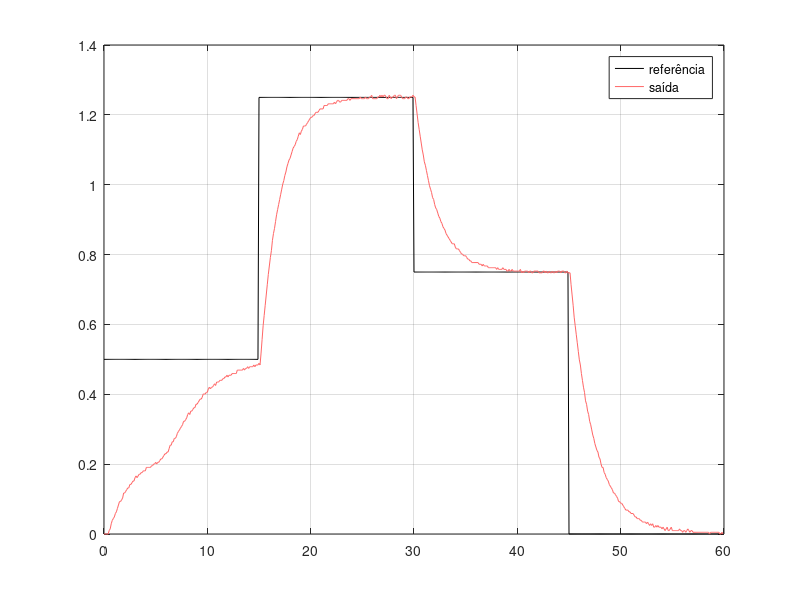
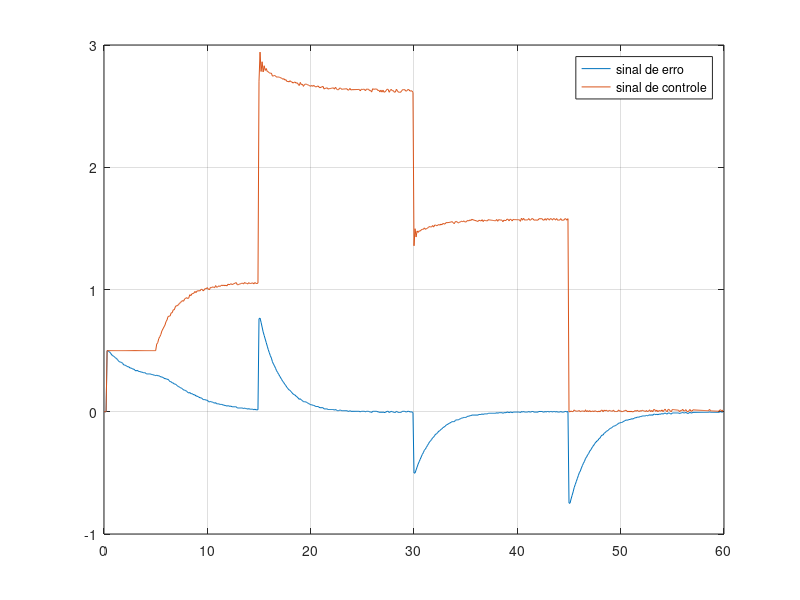
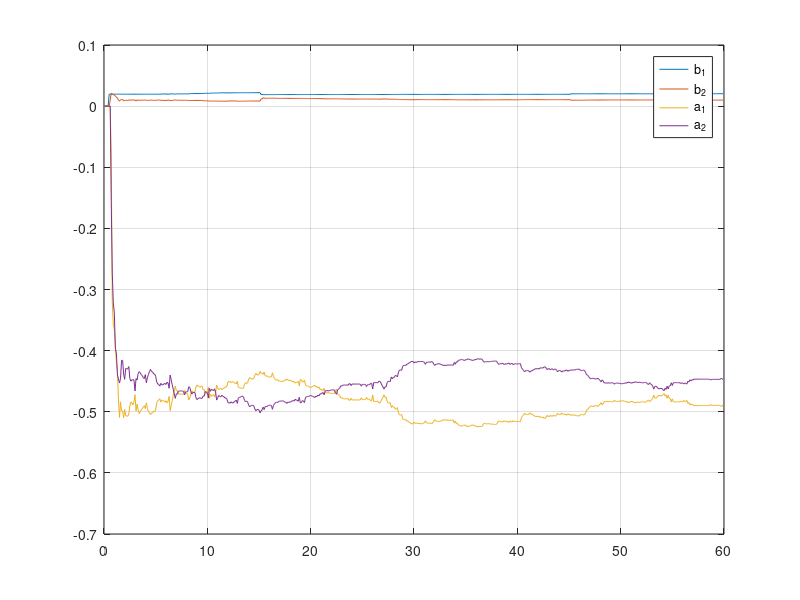

The MATLAB script that drew these images, in order:
close all;
clear;
clc;

% ATENÇÃO: Descomente a linha abaixo se estiver utilizando o Octave
% pkg load control

% ------------------------------------------------------
% Carrega os dados obtidos no ENSAIO REAL (Atividade 4b),
% em vez de simular a planta e rodar o estimador MQR (RLS).
%
% Variáveis disponíveis em 'ensaio_lab6_atividade4b.mat':
%   r      -> sinal de referência aplicado          [1xN]
%   y      -> saída medida da planta (circuito RC)  [Nx1]
%   u      -> sinal de controle aplicado à planta   [Nx1]
%   e      -> sinal de erro (r - y)                 [Nx1]
%   theta  -> parâmetros estimados pelo MQR a cada
%             instante: linhas = [b1; b2; a1; a2]    [4xN]
%   fs     -> frequência de amostragem utilizada    [Hz]
%   rho    -> fator de inicialização da matriz P
%   lambda -> fator de esquecimento do MQR
% ------------------------------------------------------
dados = load('ensaio_lab6_atividade4b.mat');

fs     = dados.fs;
T      = 1/fs;
rho    = dados.rho;
lambda = dados.lambda;

% Garante que os sinais estejam como vetores linha,
% independente de como foram salvos no .mat
r = dados.r(:).';
y = dados.y(:).';
u = dados.u(:).';
e = dados.e(:).';

theta = dados.theta;   % já vem como 4xN (b1, b2, a1, a2 por linha)

N     = numel(r);
tempo = (0:N-1) * T;

% Resultados
figure;
plot(tempo, r, 'color', 'k');
hold on;
plot(tempo, y, 'color', [1 0.4 0.4]);
legend('referência', 'saída');
grid on;

figure;
plot(tempo, e);
hold on;
plot(tempo, u);
legend('sinal de erro', 'sinal de controle');
grid on;

figure;
plot(tempo, theta(1,:));
hold on;
plot(tempo, theta(2,:));
plot(tempo, theta(3,:));
plot(tempo, theta(4,:));
legend('b_1', 'b_2', 'a_1', 'a_2');
grid on;
